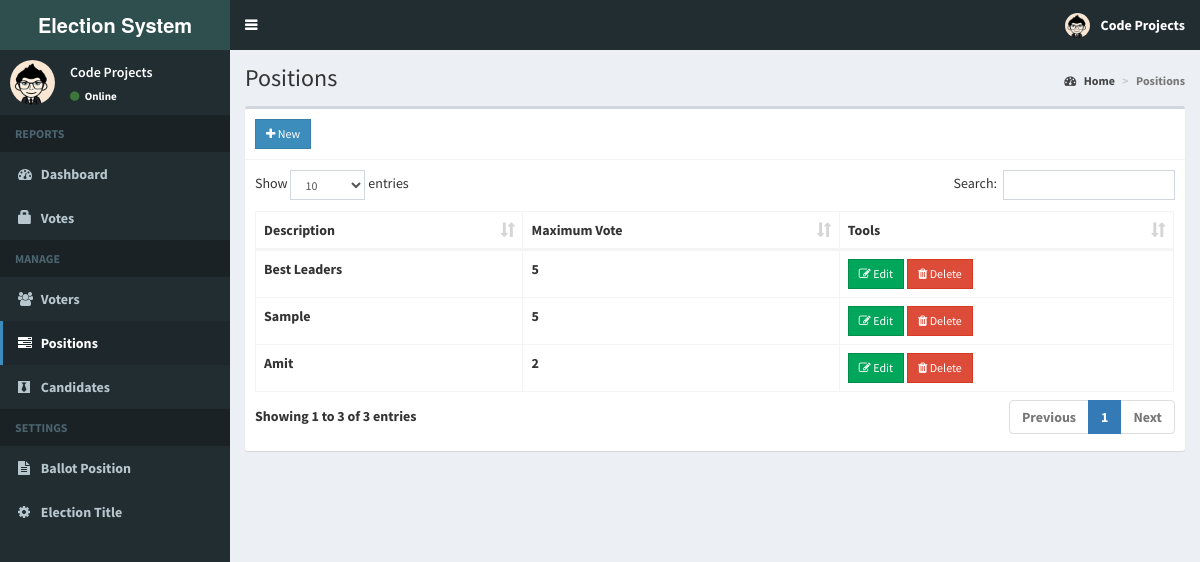
Page /admin/positions.php (signed in) on the committed database.
### tables this page shows
CREATE TABLE `positions` (
  `id` int(11) NOT NULL,
  `description` varchar(50) NOT NULL,
  `max_vote` int(11) NOT NULL,
  `priority` int(11) NOT NULL
);

### admin/includes/session.php (called while the page is built, shortened)
<?php
	include 'includes/conn.php';
	$sql = "SELECT * FROM admin WHERE id = '".$_SESSION['admin']."'";
	$query = $conn->query($sql);
	$user = $query->fetch_assoc();
?>

### admin/positions.php (the view, shortened to what this page needs)
<?php include 'includes/session.php'; ?>
<?php include 'includes/header.php'; ?>
<body class="hold-transition skin-blue sidebar-mini">
<div class="wrapper">
  <?php include 'includes/navbar.php'; ?>
  <?php include 'includes/menubar.php'; ?>
  <div class="content-wrapper">
    <section class="content-header">
      <h1>
        Positions
      </h1>
      <ol class="breadcrumb">
        <li><a href="#"><i class="fa fa-dashboard"></i> Home</a></li>
        <li class="active">Positions</li>
      </ol>
    </section>
    <section class="content">
      <div class="row">
        <div class="col-xs-12">
          <div class="box">
            <div class="box-header with-border">
              <a href="#addnew" data-toggle="modal" class="btn btn-primary btn-sm btn-flat"><i class="fa fa-plus"></i> New</a>
            </div>
            <div class="box-body">
              <table id="example1" class="table table-bordered">
                <thead>
                  <th>Description</th>
                  <th>Maximum Vote</th>
                  <th>Tools</th>
                </thead>
                <tbody>
                  <?php
                    $sql = "SELECT * FROM positions ORDER BY priority ASC";
                    $query = $conn->query($sql);
                    while($row = $query->fetch_assoc()){
                      echo "
                        <tr>
                          <td class='hidden'></td>
                          <td>".$row['description']."</td>
                          <td>".$row['max_vote']."</td>
                          <td>
                            <button class='btn btn-success btn-sm edit btn-flat' data-id='".$row['id']."'><i class='fa fa-edit'></i> Edit</button>
                            <button class='btn btn-danger btn-sm delete btn-flat' data-id='".$row['id']."'><i class='fa fa-trash'></i> Delete</button>
                          </td>
                        </tr>
                      ";
                    }
                  ?>
                </tbody>
              </table>
            </div>
          </div>
        </div>
      </div>
    </section>
  </div>
</div>
</body>
</html>

### admin/includes/navbar.php (shortened to what this page needs)
<header class="main-header">
  <a href="home.php" class="logo">
    <span class="logo-lg"><b>Election System </span>
  </a>
  <nav class="navbar navbar-static-top">
    <a href="#" class="sidebar-toggle" data-toggle="push-menu" role="button">
    </a>
    <div class="navbar-custom-menu">
      <ul class="nav navbar-nav">
        <li class="dropdown user user-menu">
          <a href="#" class="dropdown-toggle" data-toggle="dropdown">
            <img src="<?php echo (!empty($user['photo'])) ? '../images/'.$user['photo'] : '../images/profile.jpg'; ?>" class="user-image" alt="User Image">
            <span class="hidden-xs"><?php echo $user['firstname'].' '.$user['lastname']; ?></span>
          </a>
        </li>
      </ul>
    </div>
  </nav>
</header>

### admin/includes/menubar.php (shortened to what this page needs)
<aside class="main-sidebar">
  <section class="sidebar">
    <div class="user-panel">
      <div class="pull-left image">
        <img src="<?php echo (!empty($user['photo'])) ? '../images/'.$user['photo'] : '../images/profile.jpg'; ?>" class="img-circle" alt="User Image">
      </div>
      <div class="pull-left info">
        <p><?php echo $user['firstname'].' '.$user['lastname']; ?></p>
        <a><i class="fa fa-circle text-success"></i> Online</a>
      </div>
    </div>
    <ul class="sidebar-menu" data-widget="tree">
      <li class="header">REPORTS</li>
      <li class=""><a href="home.php"><i class="fa fa-dashboard"></i> <span>Dashboard</span></a></li>
      <li class=""><a href="votes.php"><span class="glyphicon glyphicon-lock"></span> <span>Votes</span></a></li>
      <li class="header">MANAGE</li>
      <li class=""><a href="voters.php"><i class="fa fa-users"></i> <span>Voters</span></a></li>
      <li class=""><a href="positions.php"><i class="fa fa-tasks"></i> <span>Positions</span></a></li>
      <li class=""><a href="candidates.php"><i class="fa fa-black-tie"></i> <span>Candidates</span></a></li>
      <li class="header">SETTINGS</li>
      <li class=""><a href="ballot.php"><i class="fa fa-file-text"></i> <span>Ballot Position</span></a></li>
      <li class=""><a href="#config" data-toggle="modal"><i class="fa fa-cog"></i> <span>Election Title</span></a></li>
    </ul>
  </section>
</aside>

### rows in the picture
positions: description "Best Leaders", max_vote "5"
positions: description "Sample", max_vote "5"
positions: description "Amit", max_vote "2"

### other values in the picture
$user['firstname'] "Code"
$user['lastname'] "Projects"
